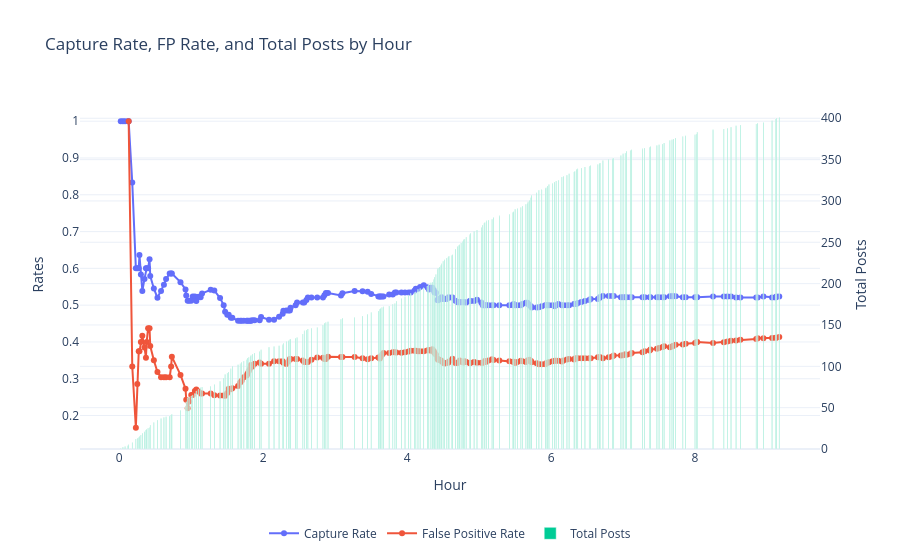

Notebook source saved alongside this figure:
### Code cell
import plotly.graph_objects as go

fig = go.Figure()

# Capture Rate
fig.add_trace(
    go.Scatter(
        x=df_all["hour"],
        y=df_all["capture_rate"],
        mode="lines+markers",
        name="Capture Rate",
        yaxis="y1"
    )
)

# Bad Rate
fig.add_trace(
    go.Scatter(
        x=df_all["hour"],
        y=df_all["false_positive_rate"],
        mode="lines+markers",
        name="False Positive Rate",
        yaxis="y1"
    )
)

# Total Posts (secondary axis)
fig.add_trace(
    go.Bar(
        x=df_all["hour"],
        y=df_all["total_posts"],
        name="Total Posts",
        # mode="lines+markers",
        yaxis="y2",
        opacity=1
    )
)

# Layout with dual axis
fig.update_layout(
    title="Capture Rate, FP Rate, and Total Posts by Hour",
    xaxis=dict(title="Hour"),
    yaxis=dict(title="Rates", side="left"),
    yaxis2=dict(
        title="Total Posts",
        overlaying="y",
        side="right"
    ),
    legend=dict(
        orientation="h",      # horizontal legend
        yanchor="top",
        y=-0.2,               # move below plot
        xanchor="center",
        x=0.5                 # center horizontally
    ),
    template="plotly_white"
)

fig.show()

### Figure 1 — Plotly figure (JSON) as saved in the notebook; plotly's stock layout.template omitted (floating-point values rounded to 4 significant figures; data arrays with more than 128 entries replaced by an {"elided": "..."} marker saying what was removed)
{"data": [{"mode": "lines+markers", "name": "Capture Rate", "type": "scatter", "x": {"elided": "225 float values"}, "y": {"elided": "225 float values"}, "yaxis": "y"}, {"mode": "lines+markers", "name": "False Positive Rate", "type": "scatter", "x": {"elided": "225 float values"}, "y": {"elided": "225 float values"}, "yaxis": "y"}, {"name": "Total Posts", "opacity": 1, "type": "bar", "x": {"elided": "225 float values"}, "y": {"elided": "225 int values"}, "yaxis": "y2"}], "layout": {"legend": {"orientation": "h", "x": 0.5, "xanchor": "center", "y": -0.2, "yanchor": "top"}, "title": {"text": "Capture Rate, FP Rate, and Total Posts by Hour"}, "xaxis": {"title": {"text": "Hour"}}, "yaxis": {"side": "left", "title": {"text": "Rates"}}, "yaxis2": {"overlaying": "y", "side": "right", "title": {"text": "Total Posts"}}}}
